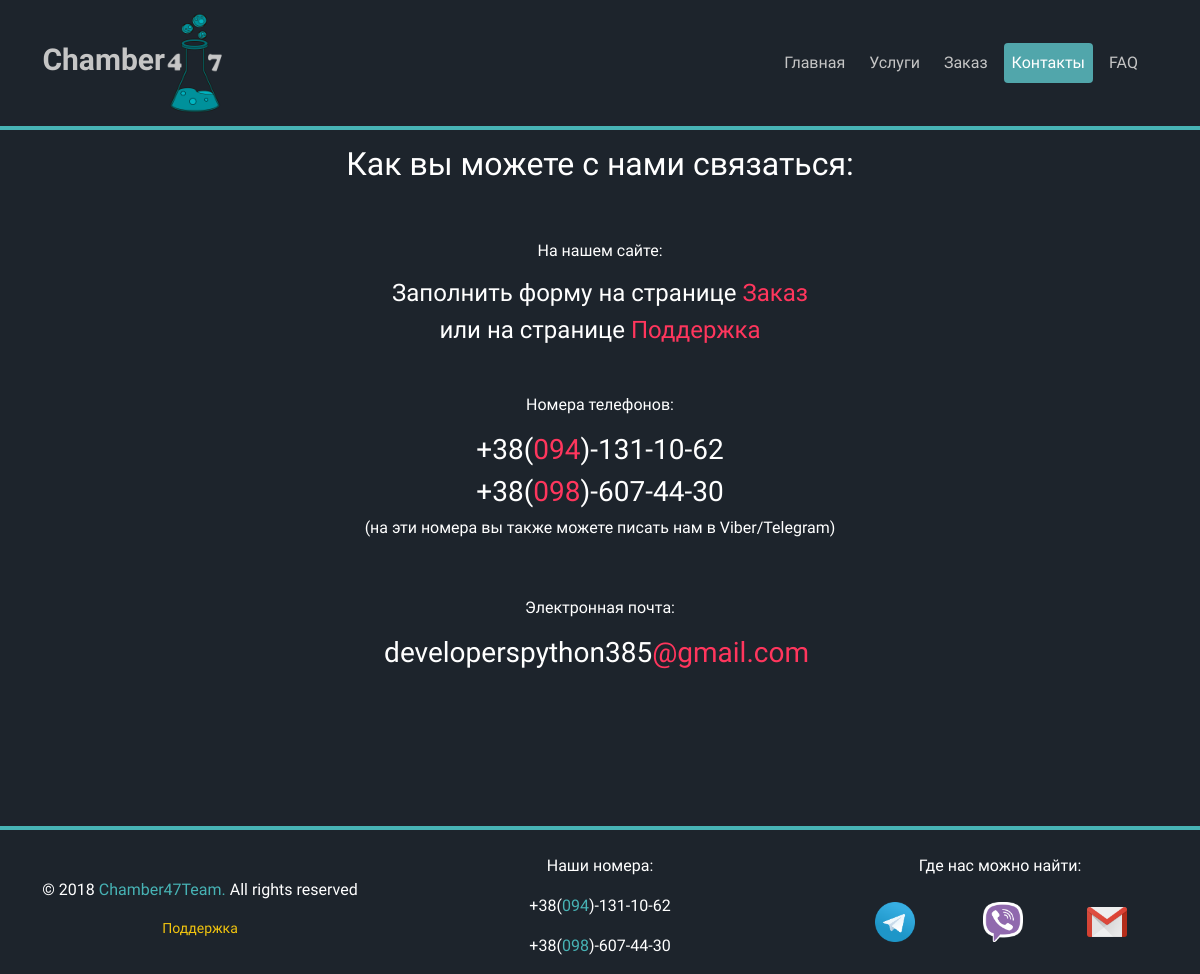
/main/contacts, run on the app's committed database.
### main_app/models.py (models this page shows, shortened)
class Contact(models.Model):
    class Meta:
        ordering = ['title']
        verbose_name = 'Описание для контактов'
        verbose_name_plural = 'Описание для контактов'
    title = models.CharField(max_length=100, db_index=True, verbose_name='Название')
    description = RichTextUploadingField(blank=True, verbose_name='Описание')

### main_app/views.py (the view)
# urls.py: path('contacts', views.contacts, name='contacts'),
def contacts(request):
    contacts_elements = Contact.objects.all()
    return render(request, 'main_app/contacts.html', {
        'contacts_elements': contacts_elements
    })

### templates/main_app/contacts.html (shortened to what this page needs)
{% extends 'base.html' %}
    {% block main_menu %}
        <li class="nav-item">
            <a class="nav-link" href="{% url 'main_app:index' %}">Главная</a>
        </li>
        <li class="nav-item">
            <a class="nav-link" href="{% url 'main_app:service_list' %}">Услуги</a>
        </li>
        <li class="nav-item">
            <a class="nav-link" href="{% url 'forms_app:order' %}">Заказ</a>
        </li>
        <li class="nav-item active">
            <a class="nav-link" href="{% url 'main_app:contacts' %}">Контакты</a>
        </li>
        <li class="nav-item">
            <a class="nav-link" href="{% url 'main_app:faq' %}">FAQ</a>
        </li>
    {% endblock %}
    {% block content %}
        {% for contact in contacts_elements %}
            <div class="col-12" style="text-align: center">
                <h2>{{ contact.title }}</h2>
                <br>
                <br>
                {% autoescape off %}
                    <div>{{ contact.description }}</div>
                {% endautoescape %}
            </div>
        {% endfor %}
    {% endblock %}

### data on the page
Contact: title "Как вы можете с нами связаться:", description "На нашем сайте: Заполнить форму на странице Заказ или на странице Поддержка Номера телефонов : +38( 094 )-131-10-62 +38( 098 )-607-44-30 (на эти номера вы также можете писать нам в Viber/Telegram) Электронная почта : developerspython385 @gmail.com"
